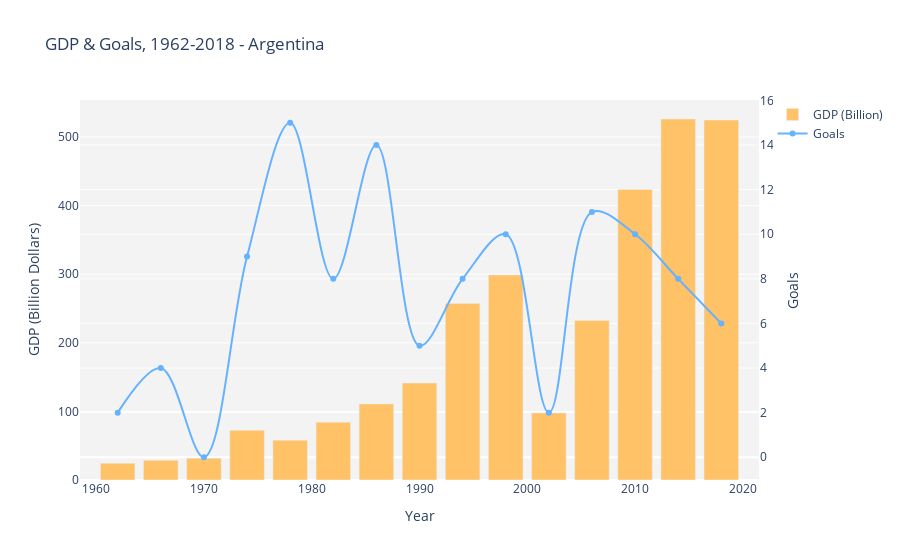
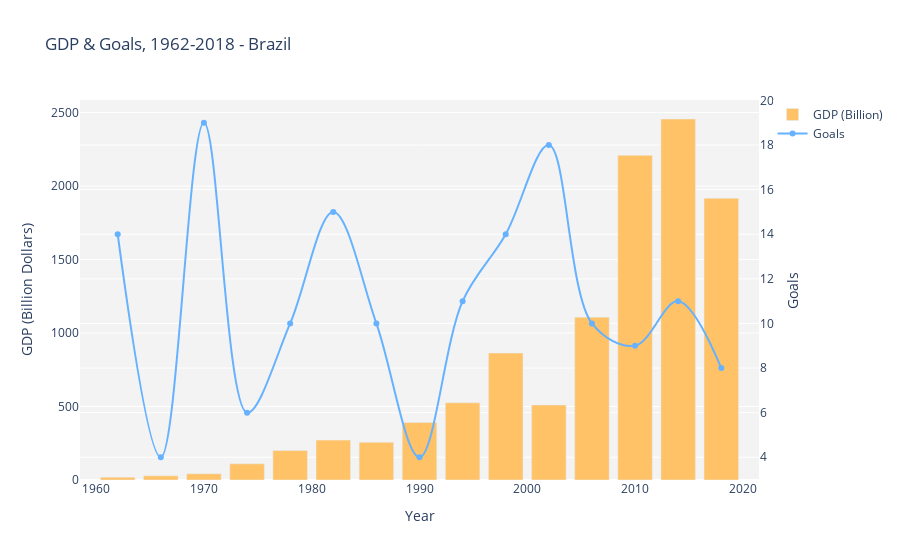
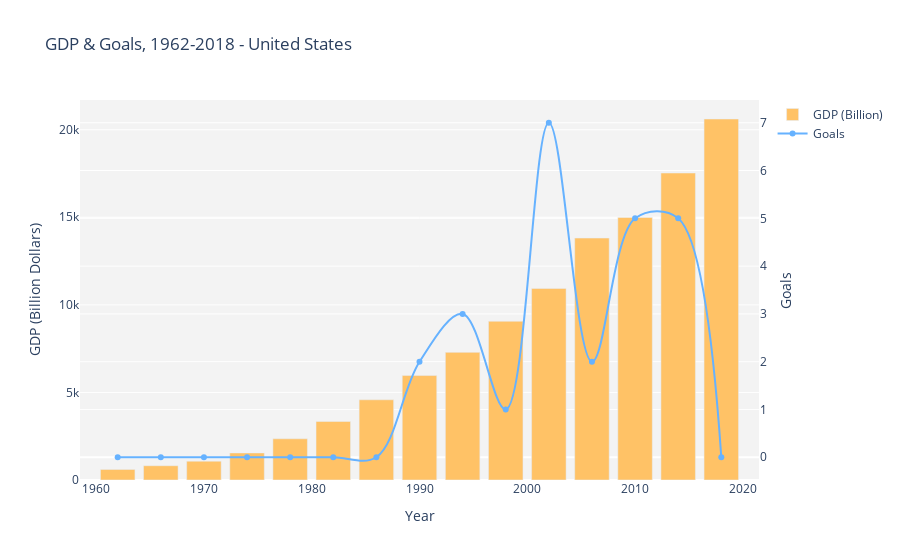

Notebook code cell kept with these figures, in order:
### Markdown cell above
### GDP and #Goals for Selected Countries

### Code cell
## Plot gdp
import pandas as pd

## Read in dataset
goals_gdp = pd.read_csv("Clean_Data/goals_gdp.csv").set_index('country_name')
goals_gdp.head()
import plotly.graph_objs as go
import plotly.offline as pyo
import plotly.io as pio


country_list = ['Argentina', 'Brazil', 'United States', 'France', 'Saudi Arabia']

for country in country_list:

    df = goals_gdp.loc[country]

     # create the bar trace with specified color
    bar_trace = go.Bar(x=df['year'], y=df['gdp_billion'], name='GDP (Billion)', marker=dict(color='#FFC266'))

    # create the line trace with specified color
    line_trace = go.Scatter(x=df['year'], y=df['goals'], name='Goals', yaxis='y2', mode='lines+markers', line_shape='spline', line=dict(color='#66B2FF'))

    # create the layout
    layout = go.Layout(title='GDP & Goals, 1962-2018 - {}'.format(country),
                    xaxis=dict(title='Year'),
                    yaxis=dict(title='GDP (Billion Dollars)'),
                    yaxis2=dict(title='Goals', overlaying='y', side='right'),
                    plot_bgcolor='rgb(243, 243, 243)',
                    )

    # create the figure
    fig = go.Figure(data=[bar_trace, line_trace], layout=layout)

    # plot the figure
    pyo.iplot(fig)

    # save the figure as an HTML file
    pio.write_image(fig, file='GDP_Goals_vs_time_{}.png'.format(country), format='png', width=1600, height=800)

### Figure 1 — Plotly figure (JSON) as saved in the notebook; plotly's stock layout.template omitted (floating-point values rounded to 4 significant figures)
{"data": [{"marker": {"color": "#FFC266"}, "name": "GDP (Billion)", "type": "bar", "x": [1962, 1966, 1970, 1974, 1978, 1982, 1986, 1990, 1994, 1998, 2002, 2006, 2010, 2014, 2018], "y": [24.45, 28.63, 31.58, 72.44, 58.08, 84.31, 110.9, 141.4, 257.4, 298.9, 97.72, 232.6, 423.6, 526.3, 524.8]}, {"line": {"color": "#66B2FF", "shape": "spline"}, "mode": "lines+markers", "name": "Goals", "type": "scatter", "x": [1962, 1966, 1970, 1974, 1978, 1982, 1986, 1990, 1994, 1998, 2002, 2006, 2010, 2014, 2018], "y": [2, 4, 0, 9, 15, 8, 14, 5, 8, 10, 2, 11, 10, 8, 6], "yaxis": "y2"}], "layout": {"plot_bgcolor": "rgb(243, 243, 243)", "title": {"text": "GDP & Goals, 1962-2018 - Argentina"}, "xaxis": {"title": {"text": "Year"}}, "yaxis": {"title": {"text": "GDP (Billion Dollars)"}}, "yaxis2": {"overlaying": "y", "side": "right", "title": {"text": "Goals"}}}}

### Figure 2 — Plotly figure (JSON) as saved in the notebook; plotly's stock layout.template omitted (floating-point values rounded to 4 significant figures)
{"data": [{"marker": {"color": "#FFC266"}, "name": "GDP (Billion)", "type": "bar", "x": [1962, 1966, 1970, 1974, 1978, 1982, 1986, 1990, 1994, 1998, 2002, 2006, 2010, 2014, 2018], "y": [19.23, 28.28, 42.33, 109.8, 200.3, 271.3, 256.5, 390.7, 525.4, 863.7, 509.8, 1108.0, 2209.0, 2456.0, 1917.0]}, {"line": {"color": "#66B2FF", "shape": "spline"}, "mode": "lines+markers", "name": "Goals", "type": "scatter", "x": [1962, 1966, 1970, 1974, 1978, 1982, 1986, 1990, 1994, 1998, 2002, 2006, 2010, 2014, 2018], "y": [14, 4, 19, 6, 10, 15, 10, 4, 11, 14, 18, 10, 9, 11, 8], "yaxis": "y2"}], "layout": {"plot_bgcolor": "rgb(243, 243, 243)", "title": {"text": "GDP & Goals, 1962-2018 - Brazil"}, "xaxis": {"title": {"text": "Year"}}, "yaxis": {"title": {"text": "GDP (Billion Dollars)"}}, "yaxis2": {"overlaying": "y", "side": "right", "title": {"text": "Goals"}}}}

### Figure 3 — Plotly figure (JSON) as saved in the notebook; plotly's stock layout.template omitted (floating-point values rounded to 4 significant figures)
{"data": [{"marker": {"color": "#FFC266"}, "name": "GDP (Billion)", "type": "bar", "x": [1962, 1966, 1970, 1974, 1978, 1982, 1986, 1990, 1994, 1998, 2002, 2006, 2010, 2014, 2018], "y": [605.1, 815, 1073.0, 1545.0, 2352.0, 3344.0, 4580.0, 5963.0, 7287.0, 9063.0, 10940.0, 13810.0, 14990.0, 17530.0, 20610.0]}, {"line": {"color": "#66B2FF", "shape": "spline"}, "mode": "lines+markers", "name": "Goals", "type": "scatter", "x": [1962, 1966, 1970, 1974, 1978, 1982, 1986, 1990, 1994, 1998, 2002, 2006, 2010, 2014, 2018], "y": [0, 0, 0, 0, 0, 0, 0, 2, 3, 1, 7, 2, 5, 5, 0], "yaxis": "y2"}], "layout": {"plot_bgcolor": "rgb(243, 243, 243)", "title": {"text": "GDP & Goals, 1962-2018 - United States"}, "xaxis": {"title": {"text": "Year"}}, "yaxis": {"title": {"text": "GDP (Billion Dollars)"}}, "yaxis2": {"overlaying": "y", "side": "right", "title": {"text": "Goals"}}}}
